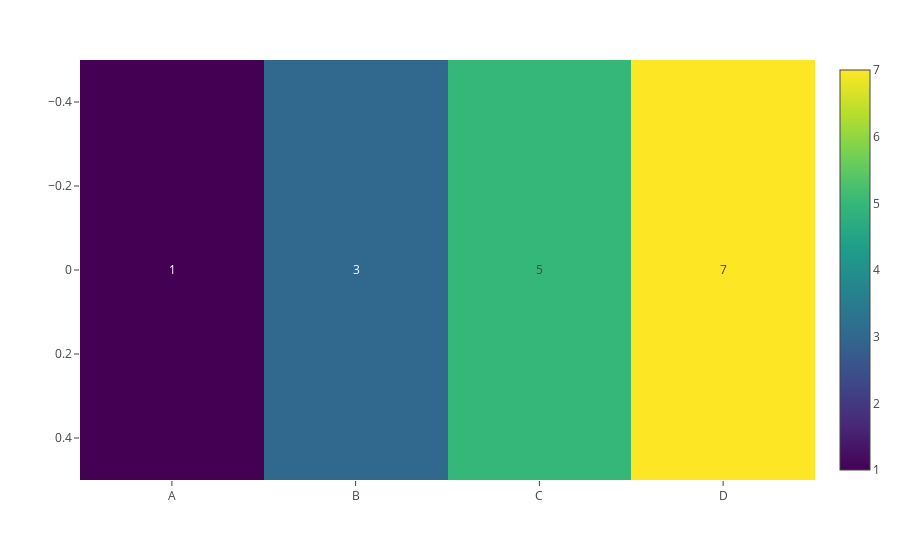

Notebook code cell kept with this figure:
### Code cell
df = pd.DataFrame([[1, 3, 5, 7]], columns=['A', 'B', 'C', 'D'])

# Create heatmap
fig = px.imshow(df, text_auto=True, aspect='auto', color_continuous_scale='Viridis')

fig.show()

### Figure 1 — Plotly figure (JSON) as saved in the notebook; plotly's stock layout.template omitted (floating-point values rounded to 4 significant figures)
{"data": [{"coloraxis": "coloraxis", "hovertemplate": "x: %{x}<br>y: %{y}<br>color: %{z}<extra></extra>", "name": "0", "texttemplate": "%{z}", "type": "heatmap", "x": ["A", "B", "C", "D"], "xaxis": "x", "y": [0], "yaxis": "y", "z": [[1, 3, 5, 7]]}], "layout": {"coloraxis": {"colorscale": [[0, "#440154"], [0.1111, "#482878"], [0.2222, "#3e4989"], [0.3333, "#31688e"], [0.4444, "#26828e"], [0.5556, "#1f9e89"], [0.6667, "#35b779"], [0.7778, "#6ece58"], [0.8889, "#b5de2b"], [1, "#fde725"]]}, "margin": {"t": 60}, "xaxis": {"anchor": "y", "domain": [0, 1]}, "yaxis": {"anchor": "x", "autorange": "reversed", "domain": [0, 1]}}}
